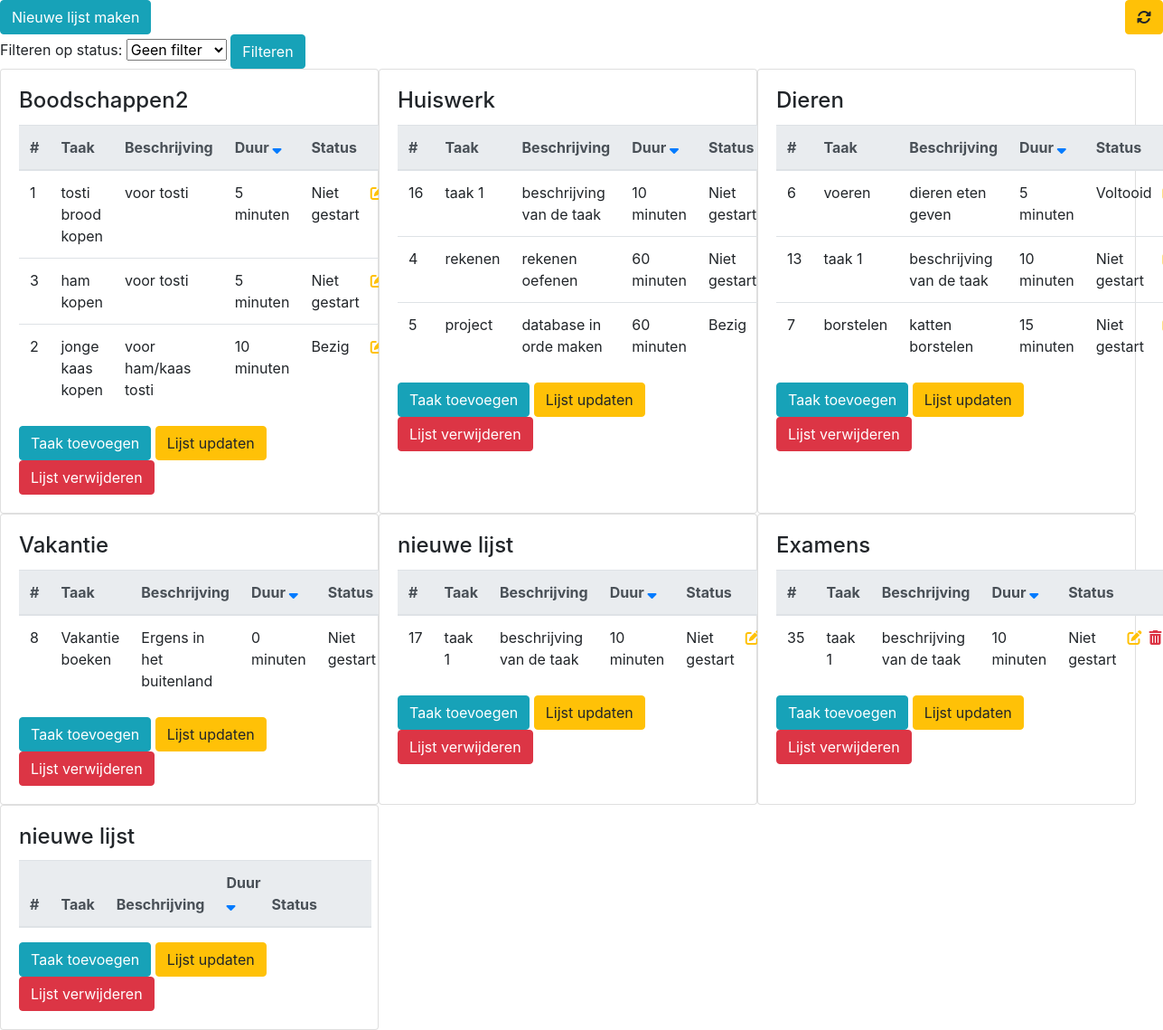
Screenshot of /index.php?order=asc with the database file from the repository.
### tables this page shows
CREATE TABLE IF NOT EXISTS `lists` (
  `id` int(11) NOT NULL AUTO_INCREMENT,
  `name` varchar(255) NOT NULL,
  PRIMARY KEY (`id`),
  UNIQUE KEY `id` (`id`)
);

CREATE TABLE IF NOT EXISTS `tasks` (
  `id` int(11) NOT NULL AUTO_INCREMENT,
  `list_id` int(11) NOT NULL DEFAULT 0,
  `name` varchar(255) NOT NULL,
  `description` varchar(255) NOT NULL,
  `duration` int(11) NOT NULL DEFAULT 0,
  `status_id` int(11) NOT NULL DEFAULT 1,
  PRIMARY KEY (`id`),
  KEY `list_id` (`list_id`),
  KEY `status_id` (`status_id`)
);

CREATE TABLE IF NOT EXISTS `statuses` (
  `id` int(11) NOT NULL AUTO_INCREMENT,
  `name` varchar(255) NOT NULL,
  PRIMARY KEY (`id`)
);

### includes/functions.php (called while the page is built, shortened)
<?php
    function getAllLists() {
        $conn = dbcon();
        $query = $conn->prepare("SELECT * FROM lists");
        $query->execute();
        return $query->fetchAll();
    }
    function getAllTasks() {
        $conn = dbcon();
        if (isset($_POST["status"])) {
            if ($_POST["status"] != "") {
                $query = $conn->prepare("SELECT * FROM tasks WHERE status_id = :filter");
                $query->bindParam(":filter", $_POST["status"]);
            } else {
                $query = $conn->prepare("SELECT * FROM tasks");
            }
        } else {
            $query = $conn->prepare("SELECT * FROM tasks");
        }
        $query->execute();
        return $query->fetchAll();
    }
    function getAllStatuses() {
        $conn = dbcon();
        $query = $conn->prepare("SELECT * FROM statuses");
        $query->execute();
        return $query->fetchAll();
    }
    function orderTasks($order) {
        $conn = dbcon();
        if ($order == "asc") {
            $query = $conn->prepare("SELECT * FROM tasks ORDER BY duration ASC");
            $query->execute();
            return $query->fetchAll();
        } elseif ($order == "desc") {
            $query = $conn->prepare("SELECT * FROM tasks ORDER BY duration DESC");
            $query->execute();
            return $query->fetchAll();
        }
    }

### index.php (the view, shortened to what this page needs)
<?php
    require_once("includes/functions.php");
    $lists = getAllLists();
    $tasks = getAllTasks();
    $statuses = getAllStatuses();
    $order = isset($_GET["order"]) && strtolower($_GET["order"]) == "desc" ? "DESC" : "ASC";
    $orderSort = $order == "ASC" ? "desc" : "asc";
    if (isset($_GET["order"])) {
        $tasks = orderTasks($_GET["order"]);
    }
?>
<?php require_once("includes/header.php") ?>
        <a href="createList.php" class="btn btn-info">Nieuwe lijst maken</a>
        <a href="index.php" class="btn btn-warning float-right"><i class="fas fa-sync-alt"></i></a>
        <form class="form" action="<?php echo $_SERVER["PHP_SELF"] ?>" method="POST">
            <label for="status">Filteren op status: </label>
            <select name="status" id="status">
                <option value="">Geen filter</option>
            </select>
            <input type="submit" class="btn btn-info" value="Filteren">
        </form>
        <div class="row col-12">
            <?php foreach ($lists as $list) { ?>
            <div class="card col-4 m-0 p-0">
                <div class="card-body">
                    <h4 class="card-title"><?php echo $list["name"] ?></h4>
                    <div class="card-text">
                        <table class="table">
                            <thead class="thead-light">
                                <tr>
                                    <th>#</th>
                                    <th>Taak</th>
                                    <th>Beschrijving</th>
                                    <th class="pr-0">
                                        Duur
                                        <a href="index.php?order=<?php echo $orderSort ?>">
                                            <?php if (isset($orderSort) && $orderSort == "asc") { ?>
                                                <i class="fas fa-sort-up"></i>
                                            <?php } elseif (isset($orderSort) && $orderSort == "desc") { ?>
                                                <i class="fas fa-sort-down"></i>
                                            <?php } ?>
                                        </a>
                                    </th>
                                    <th>Status</th>
                                    <th></th>
                                    <th></th>
                                </tr>
                            </thead>
                            <tbody>
                                <?php
                                    foreach ($tasks as $task) {
                                        if ($task["list_id"] == $list["id"]) {
                                ?>
                                <tr>
                                    <td><?php echo $task["id"] ?></td>
                                    <td><?php echo $task["name"] ?></td>
                                    <td><?php echo $task["description"] ?></td>
                                    <td><?php echo $task["duration"] ?> minuten</td>
                                    <td>
                                        <?php
                                            foreach ($statuses as $status) {
                                                if ($task["status_id"] == $status["id"]) {
                                                    echo $status["name"];
                                                }
                                            }
                                        ?>
                                    </td>
                                    <td class="px-0"><a href="updateTask.php?id=<?php echo $task["id"] ?>" class="text-warning"><i class="fas fa-edit"></i></a></td>
                                    <td class="px-0"><a href="deleteTask.php?id=<?php echo $task["id"] ?>" class="text-danger"><i class="fas fa-trash-alt"></i></a></td>
                                </tr>
                                <?php
                                        }
                                    }
                                ?>
                            </tbody>
                        </table>
                        <div class="row col-12">
                            <div class="mx-auto">
                                <a href="createTask.php?id=<?php echo $list["id"] ?>" class="btn btn-info">Taak toevoegen</a>
                                <a href="updateList.php?id=<?php echo $list["id"] ?>" class="btn btn-warning">Lijst updaten</a>
                                <a href="deleteList.php?id=<?php echo $list["id"] ?>" class="btn btn-danger">Lijst verwijderen</a>
                            </div>
                        </div>
                    </div>
                </div>
            </div>
            <?php } ?>
        </div>
<?php require_once("includes/footer.php") ?>

### rows the page displays
lists: name "Boodschappen2"
tasks: id "1", name "tosti brood kopen", description "voor tosti", duration "5"
statuses: name "Niet gestart"
tasks: id "3", name "ham kopen", description "voor tosti", duration "5"
tasks: id "2", name "jonge kaas kopen", description "voor ham/kaas tosti", duration "10"
statuses: name "Bezig"
lists: name "Huiswerk"
tasks: id "16", name "taak 1", description "beschrijving van de taak", duration "10"
tasks: id "4", name "rekenen", description "rekenen oefenen", duration "60"
tasks: id "5", name "project", description "database in orde maken", duration "60"
lists: name "Dieren"
tasks: id "6", name "voeren", description "dieren eten geven", duration "5"
statuses: name "Voltooid"
tasks: id "13", name "taak 1", description "beschrijving van de taak", duration "10"
tasks: id "7", name "borstelen", description "katten borstelen", duration "15"
lists: name "Vakantie"
tasks: id "8", name "Vakantie boeken", description "Ergens in het buitenland", duration "0"
lists: name "nieuwe lijst"
tasks: id "17", name "taak 1", description "beschrijving van de taak", duration "10"
lists: name "Examens"
tasks: id "35", name "taak 1", description "beschrijving van de taak", duration "10"
lists: name "nieuwe lijst"
